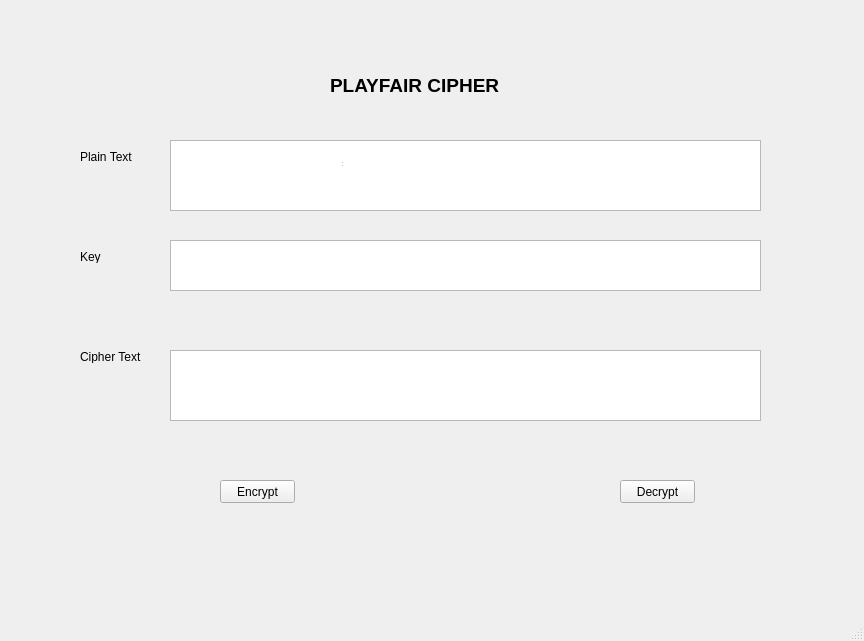
<?xml version="1.0" encoding="UTF-8"?>
<ui version="4.0">
 <class>MainWindow</class>
 <widget class="QMainWindow" name="MainWindow">
  <property name="geometry">
   <rect>
    <x>0</x>
    <y>0</y>
    <width>864</width>
    <height>641</height>
   </rect>
  </property>
  <property name="windowTitle">
   <string>MainWindow</string>
  </property>
  <widget class="QWidget" name="centralwidget">
   <widget class="QWidget" name="centralwidget_2" native="true">
    <property name="geometry">
     <rect>
      <x>30</x>
      <y>20</y>
      <width>781</width>
      <height>533</height>
     </rect>
    </property>
    <widget class="QPushButton" name="btn_encrypt_3">
     <property name="geometry">
      <rect>
       <x>190</x>
       <y>460</y>
       <width>75</width>
       <height>23</height>
      </rect>
     </property>
     <property name="text">
      <string>Encrypt</string>
     </property>
    </widget>
    <widget class="QPushButton" name="btn_decrypt_3">
     <property name="geometry">
      <rect>
       <x>590</x>
       <y>460</y>
       <width>75</width>
       <height>23</height>
      </rect>
     </property>
     <property name="text">
      <string>Decrypt</string>
     </property>
    </widget>
    <widget class="QLabel" name="label_plain_3">
     <property name="geometry">
      <rect>
       <x>50</x>
       <y>130</y>
       <width>100</width>
       <height>13</height>
      </rect>
     </property>
     <property name="text">
      <string>Plain Text</string>
     </property>
    </widget>
    <widget class="QLabel" name="label_key_3">
     <property name="geometry">
      <rect>
       <x>50</x>
       <y>230</y>
       <width>100</width>
       <height>13</height>
      </rect>
     </property>
     <property name="text">
      <string>Key</string>
     </property>
    </widget>
    <widget class="QLabel" name="label_cipher_3">
     <property name="geometry">
      <rect>
       <x>50</x>
       <y>330</y>
       <width>100</width>
       <height>13</height>
      </rect>
     </property>
     <property name="text">
      <string>Cipher Text</string>
     </property>
    </widget>
    <widget class="QLabel" name="label_title_3">
     <property name="geometry">
      <rect>
       <x>300</x>
       <y>50</y>
       <width>300</width>
       <height>30</height>
      </rect>
     </property>
     <property name="font">
      <font>
       <pointsize>14</pointsize>
       <weight>75</weight>
       <bold>true</bold>
      </font>
     </property>
     <property name="text">
      <string>PLAYFAIR CIPHER</string>
     </property>
    </widget>
    <widget class="QTextEdit" name="txt_plain_text_3">
     <property name="geometry">
      <rect>
       <x>140</x>
       <y>120</y>
       <width>591</width>
       <height>71</height>
      </rect>
     </property>
    </widget>
    <widget class="QTextEdit" name="txt_key_3">
     <property name="geometry">
      <rect>
       <x>140</x>
       <y>220</y>
       <width>591</width>
       <height>51</height>
      </rect>
     </property>
    </widget>
    <widget class="QTextEdit" name="txt_cipher_text_3">
     <property name="geometry">
      <rect>
       <x>140</x>
       <y>330</y>
       <width>591</width>
       <height>71</height>
      </rect>
     </property>
    </widget>
   </widget>
   <widget class="QStatusBar" name="statusbar_2">
    <property name="geometry">
     <rect>
      <x>340</x>
      <y>150</y>
      <width>3</width>
      <height>18</height>
     </rect>
    </property>
   </widget>
  </widget>
  <widget class="QMenuBar" name="menubar">
   <property name="geometry">
    <rect>
     <x>0</x>
     <y>0</y>
     <width>864</width>
     <height>21</height>
    </rect>
   </property>
  </widget>
  <widget class="QStatusBar" name="statusbar"/>
 </widget>
 <resources/>
 <connections/>
</ui>
